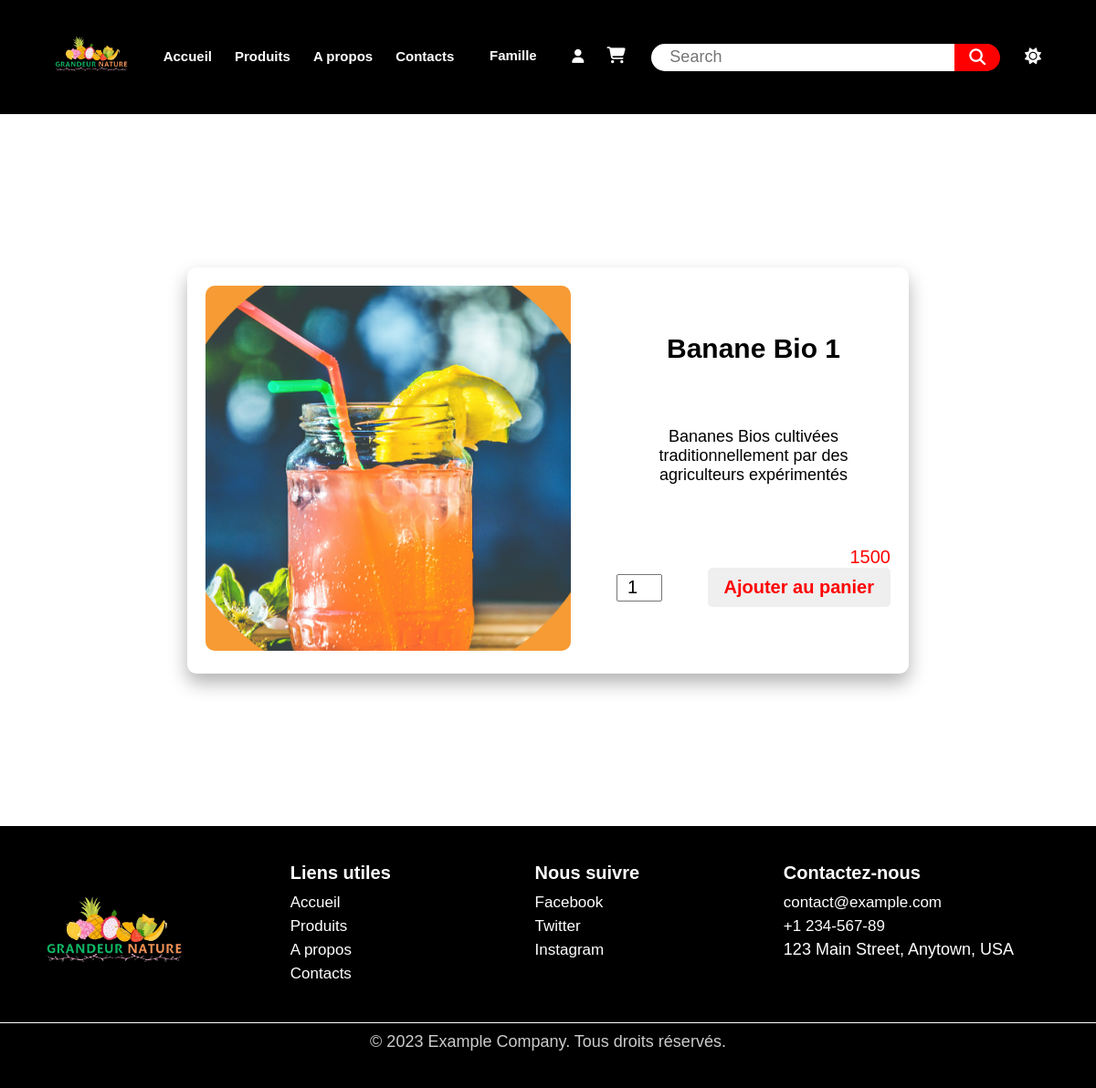
The page /produit/2 on the database as committed earlier.
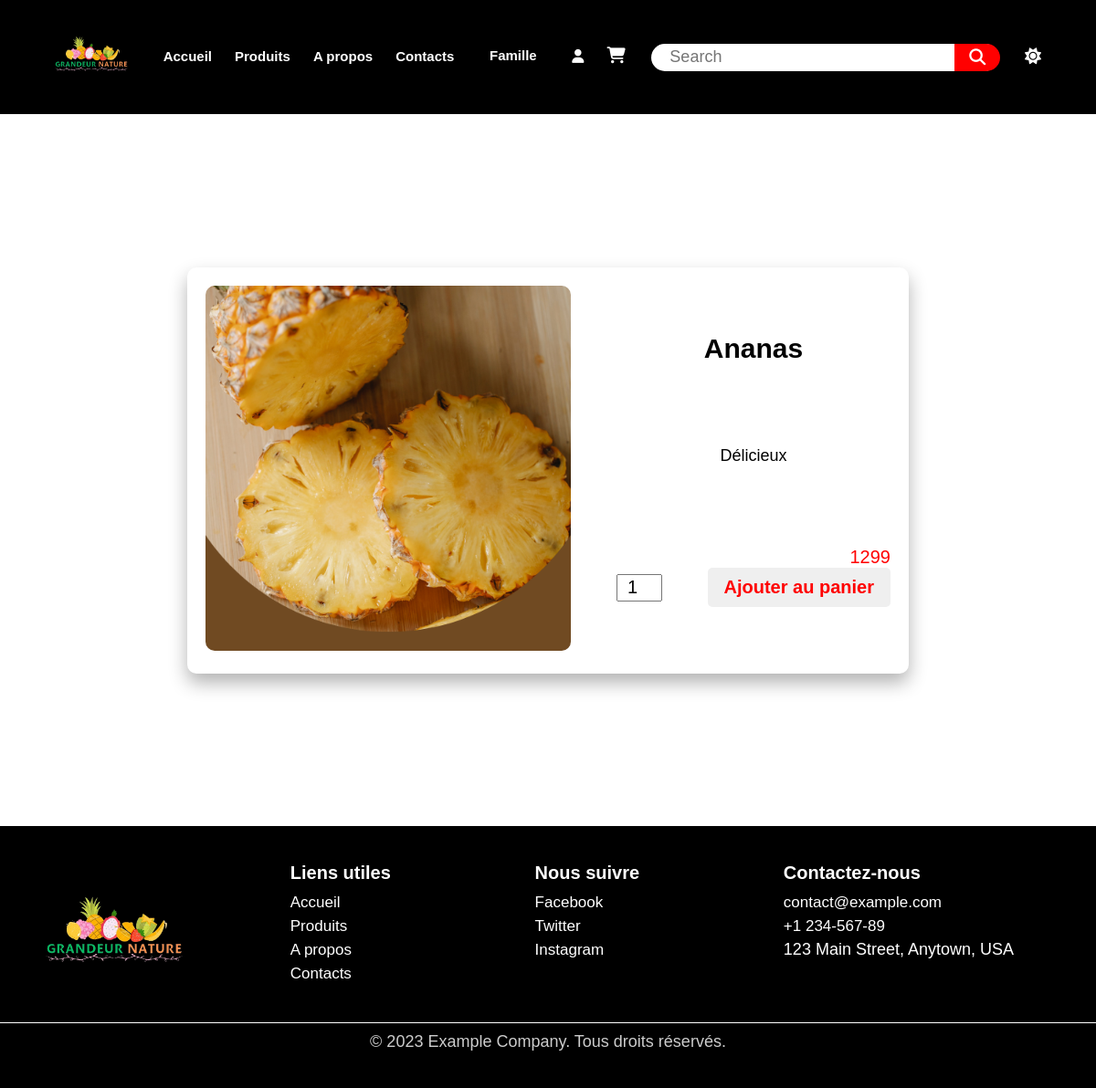
The same page on the database as committed later.
### app/models.py (models this page shows)
class Produit(db.Model,UserMixin):
    id=db.Column(db.Integer, primary_key=True, autoincrement=True)
    image=db.Column(db.String(50),unique=False,nullable=False)
    nom= db.Column(db.String(50),unique=False,nullable=False)
    description= db.Column(db.String,unique=False,nullable=False)
    prix=db.Column(db.Integer,unique=False,nullable=False)
    created_at=db.Column(db.Date,default=datetime.datetime.today())
    user_id=db.Column(db.Integer, db.ForeignKey('utilisateur.id'))
    categorie=db.Column(db.Integer, db.ForeignKey('categorie.id'))

### app/routes.py (the view, shortened to what this page needs)
@app.route("/produit/<int:id>",methods=["GET","POST"])
def infoProd(id):
    prod= Produit.query.get_or_404(id)
    form=CartForm()
    return render_template("infoProduit.html",produit=prod,form=form)

### app/forms.py
class CartForm(FlaskForm):
    quantite=IntegerField('Quantite',validators=[DataRequired()],render_kw={'value': 1,'min': 1,'class':'quantite'})
    submit=SubmitField('Ajouter au panier',render_kw={'class':'achat'})

### app/templates/infoProduit.html (shortened to what this page needs)
{% extends 'base.html' %}
{% block content %}
    <main>
        <div class="produit">
            <div class="produit-image">
                <img src="{{url_for('static', filename='Images/'+produit.image)}}" alt="{{produit.image}}">
            </div>
            <div class="produit-info">
                <h2 class="title">{{produit.nom}}</h2>
                <p>{{produit.description}}</p>
                <div class="commande">
                    <p class="prix">{{produit.prix}}</p>
                    <form method="post" action="">
                        {{form.quantite}}
                        {{form.submit}}
                    </form>
                </div>
            </div>
        </div>
    </main>
{%endblock%}

Rows that differ between the two databases and show on the page:
changed Produit: image: a different picture; nom "Banane Bio 1" → "Ananas"; description "Bananes Bios cultivées traditionnellement par des agriculteurs expérimentés" → "Délicieux"; prix "1500" → "1299"
